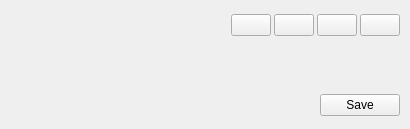
<?xml version="1.0" encoding="UTF-8"?>
<ui version="4.0">
 <class>Form</class>
 <widget class="QDialog" name="Form">
  <property name="geometry">
   <rect>
    <x>0</x>
    <y>0</y>
    <width>410</width>
    <height>129</height>
   </rect>
  </property>
  <property name="minimumSize">
   <size>
    <width>410</width>
    <height>0</height>
   </size>
  </property>
  <property name="windowTitle">
   <string>Dialog</string>
  </property>
  <layout class="QVBoxLayout" name="verticalLayout">
   <property name="spacing">
    <number>0</number>
   </property>
   <property name="leftMargin">
    <number>10</number>
   </property>
   <property name="topMargin">
    <number>10</number>
   </property>
   <property name="rightMargin">
    <number>10</number>
   </property>
   <property name="bottomMargin">
    <number>10</number>
   </property>
   <item>
    <widget class="QFrame" name="frame">
     <property name="frameShape">
      <enum>QFrame::NoFrame</enum>
     </property>
     <property name="frameShadow">
      <enum>QFrame::Raised</enum>
     </property>
     <layout class="QVBoxLayout" name="frame_layout">
      <property name="spacing">
       <number>0</number>
      </property>
      <property name="leftMargin">
       <number>0</number>
      </property>
      <property name="topMargin">
       <number>0</number>
      </property>
      <property name="rightMargin">
       <number>0</number>
      </property>
      <property name="bottomMargin">
       <number>0</number>
      </property>
      <item>
       <widget class="QFrame" name="frame_2">
        <property name="sizePolicy">
         <sizepolicy hsizetype="Preferred" vsizetype="Minimum">
          <horstretch>0</horstretch>
          <verstretch>0</verstretch>
         </sizepolicy>
        </property>
        <property name="frameShape">
         <enum>QFrame::NoFrame</enum>
        </property>
        <property name="frameShadow">
         <enum>QFrame::Raised</enum>
        </property>
        <layout class="QHBoxLayout" name="horizontalLayout">
         <property name="spacing">
          <number>3</number>
         </property>
         <property name="leftMargin">
          <number>0</number>
         </property>
         <property name="topMargin">
          <number>4</number>
         </property>
         <property name="rightMargin">
          <number>0</number>
         </property>
         <property name="bottomMargin">
          <number>0</number>
         </property>
         <item>
          <spacer name="horizontalSpacer">
           <property name="orientation">
            <enum>Qt::Horizontal</enum>
           </property>
           <property name="sizeHint" stdset="0">
            <size>
             <width>284</width>
             <height>20</height>
            </size>
           </property>
          </spacer>
         </item>
         <item>
          <widget class="QPushButton" name="complete_button">
           <property name="focusPolicy">
            <enum>Qt::NoFocus</enum>
           </property>
           <property name="toolTip">
            <string>Mark complete</string>
           </property>
           <property name="text">
            <string/>
           </property>
           <property name="checkable">
            <bool>true</bool>
           </property>
          </widget>
         </item>
         <item>
          <widget class="QPushButton" name="delete_button">
           <property name="focusPolicy">
            <enum>Qt::NoFocus</enum>
           </property>
           <property name="toolTip">
            <string>Delete</string>
           </property>
           <property name="text">
            <string/>
           </property>
           <property name="icon">
            <iconset resource="../../../resources/resources.qrc">
             <normaloff>:/bin.svg</normaloff>:/bin.svg</iconset>
           </property>
          </widget>
         </item>
         <item>
          <widget class="QPushButton" name="edit_button">
           <property name="focusPolicy">
            <enum>Qt::NoFocus</enum>
           </property>
           <property name="toolTip">
            <string>Edit</string>
           </property>
           <property name="text">
            <string/>
           </property>
           <property name="icon">
            <iconset resource="../../../resources/resources.qrc">
             <normaloff>:/pen.svg</normaloff>:/pen.svg</iconset>
           </property>
          </widget>
         </item>
         <item>
          <widget class="QPushButton" name="close_button">
           <property name="focusPolicy">
            <enum>Qt::NoFocus</enum>
           </property>
           <property name="toolTip">
            <string>Close</string>
           </property>
           <property name="text">
            <string/>
           </property>
           <property name="icon">
            <iconset resource="../../../resources/resources.qrc">
             <normaloff>:/cross.svg</normaloff>:/cross.svg</iconset>
           </property>
          </widget>
         </item>
        </layout>
       </widget>
      </item>
      <item>
       <widget class="QFrame" name="title_container">
        <property name="sizePolicy">
         <sizepolicy hsizetype="Preferred" vsizetype="Preferred">
          <horstretch>0</horstretch>
          <verstretch>0</verstretch>
         </sizepolicy>
        </property>
        <property name="frameShape">
         <enum>QFrame::NoFrame</enum>
        </property>
        <property name="frameShadow">
         <enum>QFrame::Raised</enum>
        </property>
        <layout class="QHBoxLayout" name="title_layout">
         <property name="spacing">
          <number>0</number>
         </property>
         <property name="leftMargin">
          <number>0</number>
         </property>
         <property name="topMargin">
          <number>0</number>
         </property>
         <property name="rightMargin">
          <number>0</number>
         </property>
         <property name="bottomMargin">
          <number>0</number>
         </property>
         <item>
          <widget class="QLabel" name="color_indicator">
           <property name="text">
            <string/>
           </property>
           <property name="alignment">
            <set>Qt::AlignCenter</set>
           </property>
          </widget>
         </item>
        </layout>
       </widget>
      </item>
      <item>
       <widget class="QFrame" name="frame_4">
        <property name="sizePolicy">
         <sizepolicy hsizetype="Preferred" vsizetype="Preferred">
          <horstretch>0</horstretch>
          <verstretch>0</verstretch>
         </sizepolicy>
        </property>
        <property name="frameShape">
         <enum>QFrame::NoFrame</enum>
        </property>
        <property name="frameShadow">
         <enum>QFrame::Raised</enum>
        </property>
        <layout class="QHBoxLayout" name="horizontalLayout_3">
         <property name="spacing">
          <number>0</number>
         </property>
         <property name="leftMargin">
          <number>0</number>
         </property>
         <property name="topMargin">
          <number>0</number>
         </property>
         <property name="rightMargin">
          <number>0</number>
         </property>
         <property name="bottomMargin">
          <number>0</number>
         </property>
         <item>
          <layout class="QVBoxLayout" name="row_layout">
           <property name="spacing">
            <number>0</number>
           </property>
          </layout>
         </item>
        </layout>
       </widget>
      </item>
      <item>
       <widget class="QFrame" name="frame_5">
        <property name="frameShape">
         <enum>QFrame::NoFrame</enum>
        </property>
        <property name="frameShadow">
         <enum>QFrame::Raised</enum>
        </property>
        <layout class="QHBoxLayout" name="horizontalLayout_4">
         <property name="spacing">
          <number>0</number>
         </property>
         <property name="leftMargin">
          <number>0</number>
         </property>
         <property name="topMargin">
          <number>0</number>
         </property>
         <property name="rightMargin">
          <number>0</number>
         </property>
         <property name="bottomMargin">
          <number>0</number>
         </property>
         <item>
          <widget class="QFrame" name="frame_6">
           <property name="sizePolicy">
            <sizepolicy hsizetype="Preferred" vsizetype="Preferred">
             <horstretch>6</horstretch>
             <verstretch>0</verstretch>
            </sizepolicy>
           </property>
           <property name="frameShape">
            <enum>QFrame::NoFrame</enum>
           </property>
           <property name="frameShadow">
            <enum>QFrame::Raised</enum>
           </property>
          </widget>
         </item>
         <item>
          <widget class="QPushButton" name="save_button">
           <property name="sizePolicy">
            <sizepolicy hsizetype="Minimum" vsizetype="Fixed">
             <horstretch>1</horstretch>
             <verstretch>0</verstretch>
            </sizepolicy>
           </property>
           <property name="focusPolicy">
            <enum>Qt::NoFocus</enum>
           </property>
           <property name="text">
            <string>Save</string>
           </property>
          </widget>
         </item>
        </layout>
       </widget>
      </item>
     </layout>
    </widget>
   </item>
  </layout>
 </widget>
 <resources>
  <include location="../../../resources/resources.qrc"/>
 </resources>
 <connections/>
</ui>
